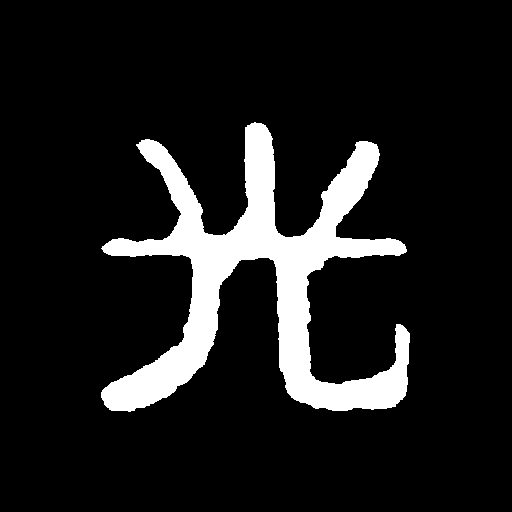
%> input picture guang.bmp, 512 x 512 px
$ octave CX14_2.m   (GNU Octave 9; MATLAB toolbox functions it lacks are replaced by stand-ins)
%> lines starting %> are read from the running program, lines starting %| are printed output that depends on the picture
Uo=imread('guang.bmp');          %调入作为物的图像
%> Uo is the input picture: size 512x512x3 uint8; mean R, G, B 29.5, 28.6, 28.6
Uo=double(Uo(:,:,1));            %取第一层，并转为双精度
%> Uo: size 512x512 double
figure,imshow(Uo,[]),title('原始像')
[r,c]=size(Uo);
%> r = 512; c = 512
lamda=6328*10^(-10);k=2*pi/lamda;%赋值波长、波数
zo=0.3086;                       %物到全息记录面的距离,单位:米
Lo=5*10^(-3)                     %赋值衍射面(物)的尺寸,单位:米
%= = = = = = = = = = = = = = = = = = = = = = = = = = = = = = = = = =
%用T-FFT算法完成全息图记录过程的计算
xo=linspace(-Lo/2,Lo/2,c);yo=linspace(-Lo/2,Lo/2,r);
%> after `xo=linspace(-Lo/2,Lo/2,c)`: xo = 512 values from -0.0025 to 0.0025
%> after `yo=linspace(-Lo/2,Lo/2,r)`: yo = 512 values from -0.0025 to 0.0025
[xo,yo]=meshgrid(xo,yo);
F0=exp(j*k*zo)/(j*lamda*zo);
F1=exp(j*k/2/zo.*(xo.^2+yo.^2));
fa=fft2(Uo); fF1=fft2(F1);
Fuf=fa.*fF1;
O=F0.*fftshift(ifft2(Fuf));      %在全息记录面上的光场分布
I=O.*conj(O);                    %全息记录面上物光强分布
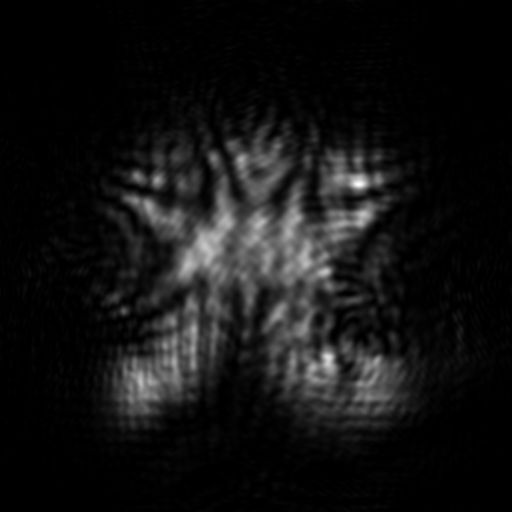
%> I: size 512x512 double; min 1.87e+16, max 1.01e+25, mean 7.7e+23; drawn with min black and max white
figure,imshow(I,[]),colormap(pink),title('衍射图')
%> after `title('衍射图')`:
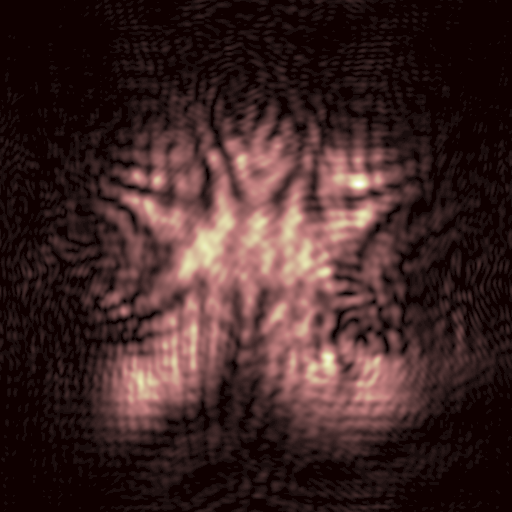
%> displayed picture: size 512x512x3, on the screen's scale of 0 to 255; mean R, G, B 61.8, 37.8, 36.7
%下面加入球面参考光
xr=0.005;                        %参考点光源的x坐标
yr=0.005;                        %参考点光源的y坐标
zr=0.5                           %参考点光源的半径
R=exp(j*k*zr).*exp(j*k.*((xo-xr).^2+(yo-yr).^2)/2/zr); %入射球面光波
%下面计算参、物光在全息记录面上的干涉,得到全息图
inter=O./max(max(sqrt(I)))+R;    %调节光束比，并使参、物光干涉
IH=inter.*conj(inter);           %干涉得到全息图
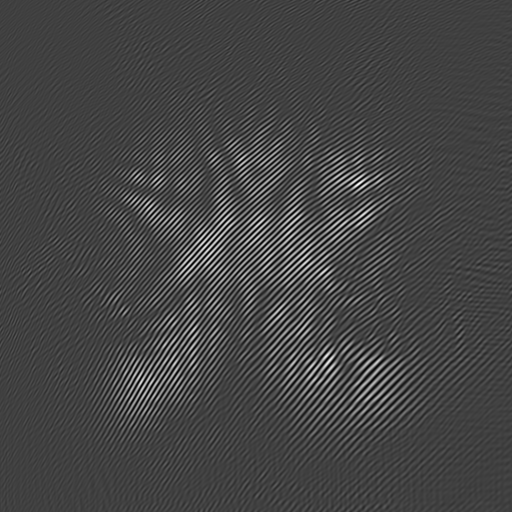
%> IH: size 512x512 double; min 0.00494, max 3.95, mean 1.08; drawn with min black and max white
figure,imshow(IH,[]),title('全息图')
%= = = = = = = = = = = = = = = = = = = = = = = = = = = = = = = = = =
%下面用T-FFT算法再现全息像
%先演示用不缩放的方法重构再现像
zi=zo;                           %全息图到观察面的距离
fa2=fft2(IH.*conj(R).*1);        %在全息图上乘R*,再以平行光垂直照射
Fuf2=fa2.*fF1;
Ui1=F0.*fftshift(ifft2(Fuf2));   %在观察面上的光场分布
Ii1=Ui1.*conj(Ui1);              %观察屏上的光强
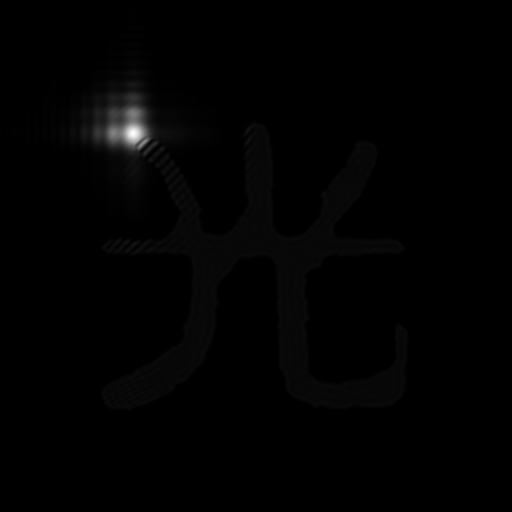
%> Ii1: size 512x512 double; min 1.53e+11, max 2.48e+21, mean 1.99e+19; drawn with min black and max white
figure,imshow(Ii1,[]),colormap(pink),title('未缩放的-1级重构像')
%= = = = = = = = = = = = = = = = = = = = = = = = = = = = = = = = = =
%再演示可控放大率的方法重构再现像
M=0.5+eps                       %赋值放大倍数,加eps处理M=1的情况
%先用方法一来计算,在全息图上不乘参考光的共轭光R*
zp=M.*zo.*zr/(M.*(zr-zo)-zr)    %球面参考光的半径
%生成使像缩放的球面参考光
RF=exp(j*k*zp).*exp(j*k.*(xo.^2+yo.^2)/2/zp); %入射球面光波
zi=M.*zo                        %新的成像距离
F0=exp(j*k*zi)/(j*lamda*zo);
F1=exp(j*k/2/zi.*(xo.^2+yo.^2));
fF1=fft2(F1);
fa2=fft2(IH.*RF);               %以球面光垂直照射
Fuf2=fa2.*fF1;
Ui2=F0.*fftshift(ifft2(Fuf2));  %在观察屏上的光场分布
Ii2=Ui2.*conj(Ui2);             %观察屏上的光强
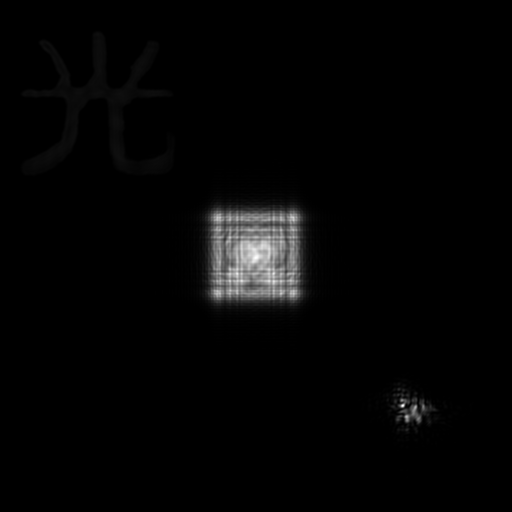
%> Ii2: size 512x512 double; min 4.88e+11, max 1.84e+21, mean 3.59e+19; drawn with min black and max white
figure,imshow(Ii2,[]),colormap(pink),title('缩放的-1级重构像')
%= = = = = = = = = = = = = = = = = = = = = = = = = = = = = = = = = =
%再用方法二来计算,在全息图上乘参考光的共轭光R*
zp=M.*zo/(M-1)                 %球面照明光的半径
%生成使像缩放的球面参考光
RF=exp(j*k*zp).*exp(j*k.*(xo.^2+yo.^2)/2/zp); %球面照明光波
zi=M.*zo                       %新的成像距离
F0=exp(j*k*zi)/(j*lamda*zo);
F1=exp(j*k/2/zi.*(xo.^2+yo.^2));
fF1=fft2(F1);
fa2=fft2(IH.*conj(R).*RF);     %在全息图上乘R*,再以球面光垂直照射
Fuf2=fa2.*fF1;
Ui3=F0.*fftshift(ifft2(Fuf2)); %在观察屏上的光场分布
Ii3=Ui3.*conj(Ui3);            %观察屏上的光强
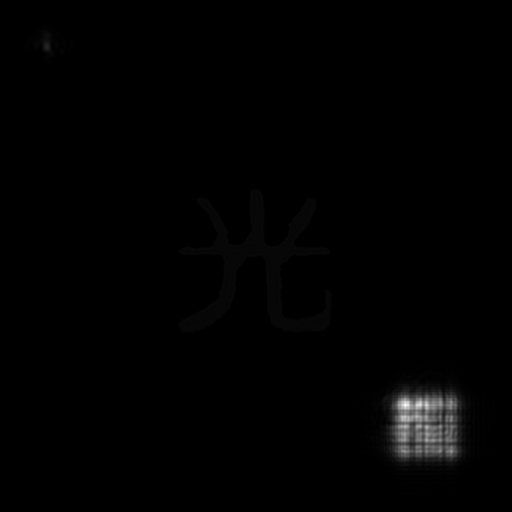
%> Ii3: size 512x512 double; min 3.8e+11, max 2.71e+21, mean 2.17e+19; drawn with min black and max white
figure,imshow(Ii3,[]),colormap(pink),title('缩放的-1级重构像')
%> after `title('缩放的-1级重构像')`:
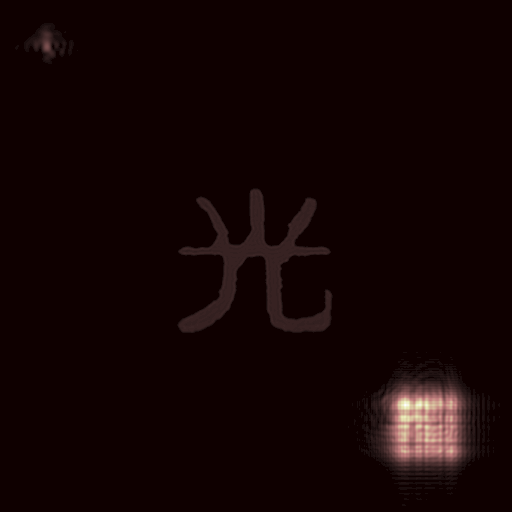
%> displayed picture: size 512x512x3, on the screen's scale of 0 to 255; mean R, G, B 19.9, 4.1, 3.9
